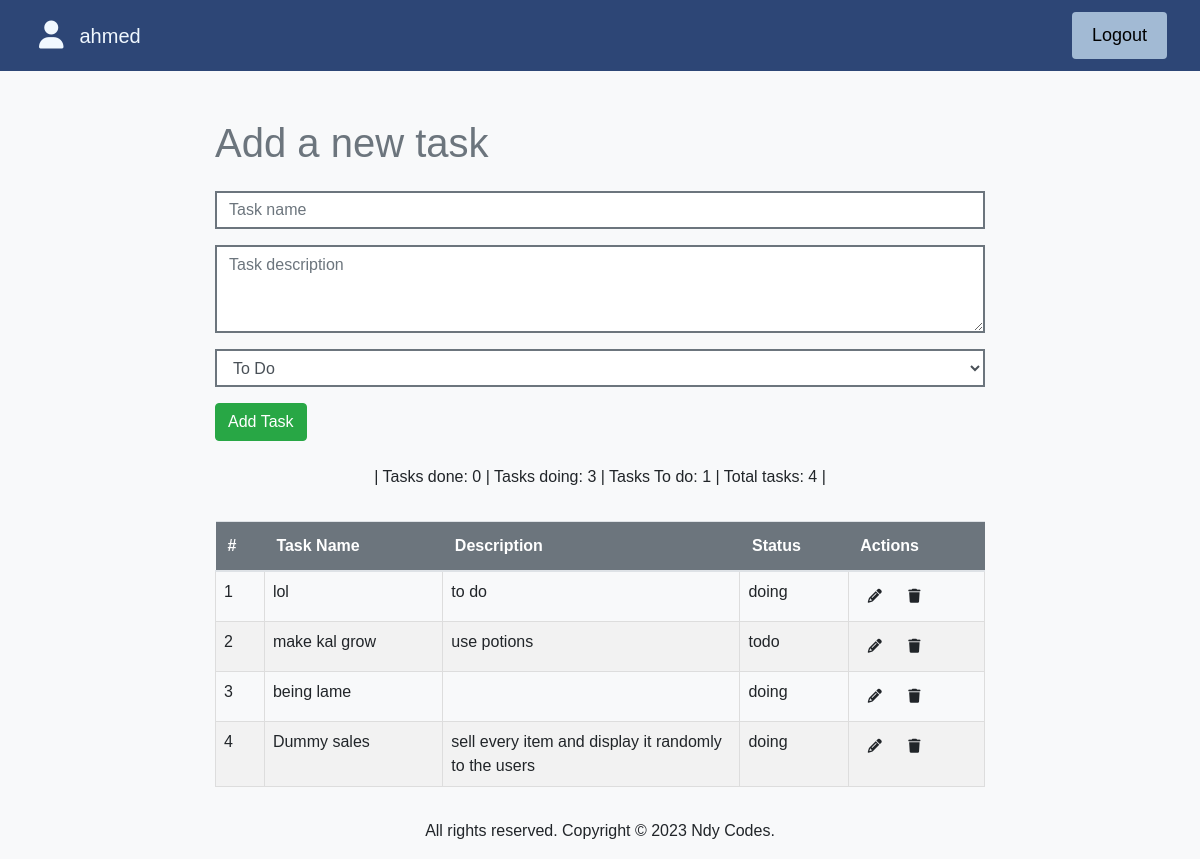
/home/2/, run on an earlier commit of the app's database.
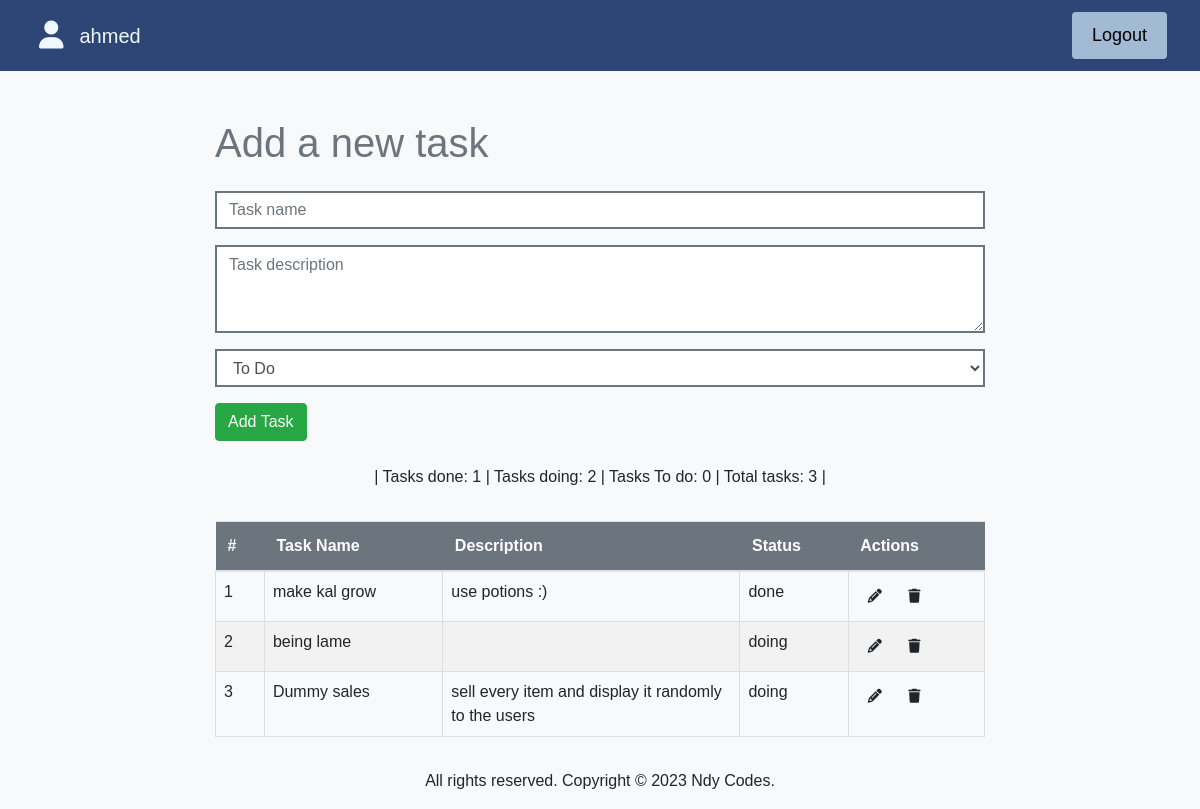
And on a later commit of the database.
### mylist/models.py (models this page shows, shortened)
class todo(models.Model):
   userID = models.IntegerField()
   name =models.CharField(max_length=100)
   description = models.TextField()
   status_choices = [
        ('todo', 'To Do'),
        ('doing', 'Doing'),
        ('done', 'Done'),
    ]
   status = models.CharField(max_length=10, choices=status_choices, default='todo', )

### mylist/views.py (the view, shortened to what this page needs)
# urls.py: 2. Add a URL to urlpatterns:  path('', views.home, name='home')
def home(request, id):
    tasks = todo.objects.filter(userID=id)
    done_tasks = tasks.filter(status='done').count()
    tasks_doing = tasks.filter(status='doing').count()
    tasks_todo = tasks.filter(status='todo').count()
    user = userInfo.objects.filter(id=id).first()
    data={
        'id': id,
        'tasks': tasks,
        'done_tasks':done_tasks,
        'tasks_doing':tasks_doing,
        'tasks_todo':tasks_todo,
        'info':user,
    }
    return render(request, 'index.html', data)

### mylist/templates/index.html (shortened to what this page needs)
{% load static %}
<!DOCTYPE html>
<html lang="en">
<head>
    <link rel="stylesheet" href="https://stackpath.bootstrapcdn.com/bootstrap/4.5.2/css/bootstrap.min.css">
    <link rel="stylesheet" href="{%static 'css/style.css'%}">
    <link rel="stylesheet" href="{%static 'css/index.css'%}">
</head>
<body>
    {% include "header.html" %}
    <div class="container mt-5">
        <h1 class="mb-4">Add a new task</h1>
        <form method="post" class="mt-4">
            <div class="form-group">
                <input type="text" name="name" class="form-control" placeholder="Task name" required>
            </div>
            <div class="form-group">
                <textarea name="description" class="form-control" placeholder="Task description" rows="3" cols="40"></textarea>
            </div>
            <div class="form-group">
                <select name="status" class="form-control">
                    <option value="todo">To Do</option>
                </select>
            </div>
            <button type="submit" class="btn btn-success">Add Task</button>
        </form>
         <ul class="list-group mt-4">
            <p class="text-center">|  Tasks done: {{ done_tasks }} |   Tasks doing: {{ tasks_doing }} |  Tasks To do: {{ tasks_todo }} | Total tasks: {{ tasks.count }} |</p>
            <table class="table">
                <thead>
                    <tr>
                        <th>#</th>
                        <th>Task Name</th>
                        <th>Description</th>
                        <th>Status</th>
                        <th>Actions</th>
                    </tr>
                </thead>
                <tbody>
                    {% for task in tasks %}
                        <tr>
                            <td>{{ forloop.counter }}</td>
                            <td>{{ task.name }}</td>
                            <td style="max-width: 200px;">{{ task.description }}</td>
                            <td>{{ task.status }}</td>
                            <td>
                                <a href="{% url 'edit_task' id task.id %}" class="btn btn-sm"><i class="fa-solid fa-pencil"></i></a>
                                <a href="{% url 'delete_task' id task.id %}" class="btn btn-sm "><i class="fa-solid fa-trash"></i></a>
                            </td>
                        </tr>
                    {% empty %}
                        <tr>
                            <td colspan="5">No tasks yet.</td>
                        </tr>
                    {% endfor %}
                </tbody>
            </table>
        </ul>
    </div>
    {% include "footer.html" %}
</body>
</html>

What changed in the data, as far as the page shows it:
removed todo: name "lol", description "to do", status "doing"
changed todo "make kal grow": description "use potions" → "use potions :)"; status "todo" → "done"
Also different on the page:
{{ done_tasks }}: "0" → "1"
{{ tasks_doing }}: "3" → "2"
{{ tasks_todo }}: "1" → "0"
{{ tasks.count }}: "4" → "3"
